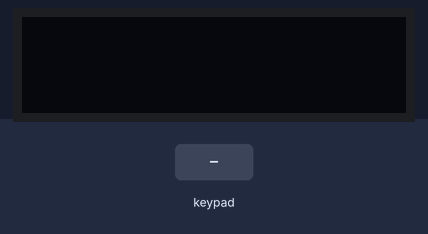
This sketch was run on a simulated Arduino Uno, built with avr-gcc and run on an emulated ATmega328P. Shown: 128×32 one-colour display. The test bench sets the inputs (shaded band). What the sketch prints to the serial monitor is not drawn.

Above: at 2.3 s.
2.4 s: key 'D' pressed
At 4.1 s:
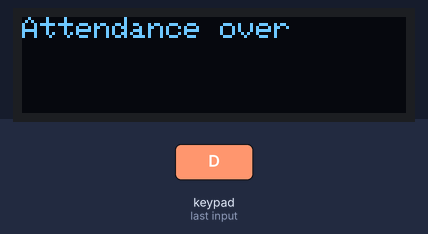
4.9 s: keypad keys 9 8 7 6 A pressed 0.4 s apart
At 6.8 s:
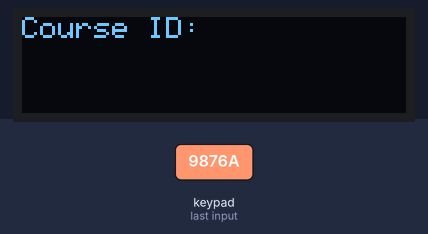
8.4 s: keypad keys 9 8 7 6 D pressed 0.4 s apart
At 10.2 s:
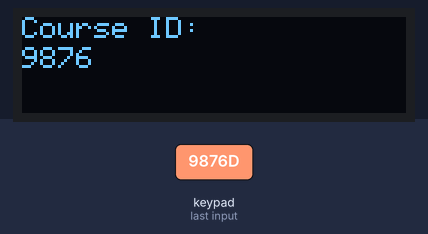
12.5 s: key 'B' pressed
At 13.6 s:
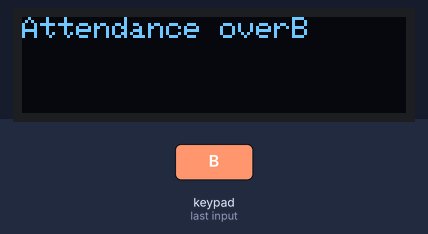
14.0 s: key 'C' pressed
At 14.5 s:
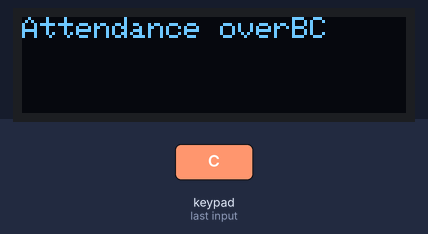
15.5 s: keypad keys 9 8 7 6 # pressed 0.4 s apart
At 18.2 s:
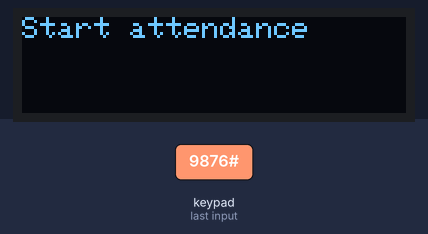
Timing chart, 0 to 19.7 s (numbered marks = the images above; inputs shaded):
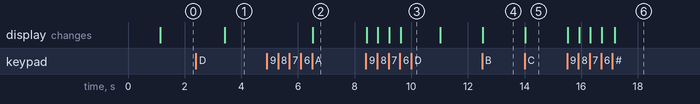

The sketch:

FinalArduinoCode.ino
```cpp
#include <Keypad.h>
#include <Adafruit_GFX.h>
#include <Wire.h>
#include <Adafruit_SSD1306.h>
#include <Adafruit_Fingerprint.h>
#include <SoftwareSerial.h>
SoftwareSerial mySerial(12, 13);
SoftwareSerial sw(2,3);
Adafruit_Fingerprint finger = Adafruit_Fingerprint(&mySerial);

#define OLED_RESET 4
Adafruit_SSD1306 display(OLED_RESET);

int c=0,c2=0;

const byte numRows= 4; //number of rows on the keypad
const byte numCols= 4; //number of columns on the keypad

/*keymap defines the key pressed according to the row and columns just as appears on the keypad*/
char keymap[numRows][numCols]={{'1','2','3','A'},{'4','5','6','B'},{'7','8','9','C'},{'*','0','#','D'}};

//Code that shows the the keypad connections to the arduino terminals
byte rowPins[numRows] = {9,8,7,6}; //Rows 0 to 3
byte colPins[numCols]= {5,4,10,11}; //Columns 0 to 3 3 changed 10, 2 to 11

String courseId="";
char keypressed;

//initializes an instance of the Keypad class
Keypad myKeypad= Keypad(makeKeymap(keymap), rowPins, colPins, numRows, numCols);

void setup()
{
  Serial.begin(115200);
  while (!Serial);  // For Yun/Leo/Micro/Zero/...
  delay(100);
  Serial.println("\n\nAdafruit finger detect test");

  // set the data rate for the sensor serial port
  finger.begin(57600);

  if (finger.verifyPassword()) {
    Serial.println("Found fingerprint sensor!");
  } else {
    Serial.println("Did not find fingerprint sensor :(");
    while (1) { delay(1); }
  }

  finger.getTemplateCount();
  Serial.print("Sensor contains "); Serial.print(finger.templateCount); Serial.println(" templates");
  Serial.println("Waiting for valid finger...");

   display.begin(SSD1306_SWITCHCAPVCC, 0x3C);// initialize with the I2C addr 0x3C (for the 128x32)(initializing the display)
  display.clearDisplay();
  display.setTextColor(WHITE);
  display.setTextSize(1);
  display.setCursor(0,0);

}

//If key is pressed, this key is stored in keypressed variable
//If key is not equal to NO_KEY, then this key is printed out
//if count=17, then count is reset back to 0 (this means no key is pressed during the whole keypad scan process
void loop()
{
// display.print("Course ID:");
 //display.setCursor(0,10);

  keypressed=myKeypad.getKey();
  if(keypressed=='A')
  {
    display.clearDisplay();
    display.setCursor(0,0);
    display.print("Course ID:");
    display.setCursor(0,10);
    c2=1;
  }
   else if(keypressed=='#'&&c==0&&c2==1)
   {
    display.clearDisplay();
    display.setCursor(0,0);
    display.print("Start attendance");
    c=1;
   // while(1)
    //{
   // getFingerprintIDez();
   // }
   // delay(50);

   }
   else if(keypressed=='D')
   {
    display.clearDisplay();
    display.setCursor(0,0);
    display.print("Attendance over");
    c=0;
    mySerial.end();
    sw.begin(115200);
    String postdata="Dcourse_id=" + courseId ;
    Serial.println(postdata);
    sw.print(postdata);
    sw.println();
    sw.end();
    finger.begin(57600);
    courseId="";
   }
   else if(c==0&&c2==1)
   {
       keypadData(keypressed);
   }
  if(c==1)
  {
   // Serial.println(courseId);
   // Serial.println("startttttt");
    //display.clearDisplay();
    display.setCursor(0,10);
     int id=getFingerprintIDez();
     if(id!=-1)
     {
      mySerial.end();
       sw.begin(115200);
      String postdata="finger_id=" + (String)id + "&course_id=" + courseId +"&attendance="+ '1';
      Serial.println(postdata);
       sw.print(postdata);
      sw.println();
      sw.end();
      finger.begin(57600);
     }
     //delay(50);
  }
  display.display();
}

void keypadData(char keypressed)
{
  if(keypressed)
    display.print(keypressed);
   if(keypressed!=NO_KEY)
   {
    if(keypressed=='0'||keypressed=='1'||keypressed=='2'||keypressed=='3'||keypressed=='4'||keypressed=='5'||keypressed=='6'||keypressed=='7'||keypressed=='8'||keypressed=='9')
      courseId+=keypressed;
   }

}


uint8_t getFingerprintID() {
  Serial.println("hi");
  uint8_t p = finger.getImage();
  switch (p) {
    case FINGERPRINT_OK:
      Serial.println("Image taken");
      break;
    case FINGERPRINT_NOFINGER:
      Serial.println("No finger detected");
      return p;
    case FINGERPRINT_PACKETRECIEVEERR:
      Serial.println("Communication error");
      return p;
    case FINGERPRINT_IMAGEFAIL:
      Serial.println("Imaging error");
      return p;
    default:
      Serial.println("Unknown error");
      return p;
  }

  // OK success!

  p = finger.image2Tz();
  switch (p) {
    case FINGERPRINT_OK:
      Serial.println("Image converted");
      break;
    case FINGERPRINT_IMAGEMESS:
      Serial.println("Image too messy");
      return p;
    case FINGERPRINT_PACKETRECIEVEERR:
      Serial.println("Communication error");
      return p;
    case FINGERPRINT_FEATUREFAIL:
      Serial.println("Could not find fingerprint features");
      return p;
    case FINGERPRINT_INVALIDIMAGE:
      Serial.println("Could not find fingerprint features");
      return p;
    default:
      Serial.println("Unknown error");
      return p;
  }

  // OK converted!
  p = finger.fingerFastSearch();
  if (p == FINGERPRINT_OK) {
    Serial.println("Found a print match!");
  } else if (p == FINGERPRINT_PACKETRECIEVEERR) {
    Serial.println("Communication error");
    return p;
  } else if (p == FINGERPRINT_NOTFOUND) {
    Serial.println("Did not find a match");
    return p;
  } else {
    Serial.println("Unknown error");
    return p;
  }

  // found a match!
  Serial.print("Found ID #"); Serial.print(finger.fingerID);
  Serial.print(" with confidence of "); Serial.println(finger.confidence);
  //delay(2000);
  return finger.fingerID;
}

// returns -1 if failed, otherwise returns ID #
int getFingerprintIDez() {
  //Serial.println("ok");
  uint8_t p = finger.getImage();

  if (p != FINGERPRINT_OK)  return -1;

  p = finger.image2Tz();
  if (p != FINGERPRINT_OK)  return -1;

  p = finger.fingerFastSearch();
  if (p != FINGERPRINT_OK)  return -1;

  // found a match!
    display.clearDisplay();
  display.setCursor(0,0);
  Serial.print("Found ID #"); Serial.print(finger.fingerID);
  Serial.print(" with confidence of "); Serial.println(finger.confidence);
  display.setCursor(0,10);
  display.print(finger.fingerID);
  display.print(" marked Present");
   //delay(5000);
  return finger.fingerID;
}
```

Measured:
- after the input at 2.4 s, the display: changes after 1.0 s (image 1)
- after the input at 4.9 s, the display: changes after 1.6 s (image 2)
- after the input at 8.4 s, the display: first changes at once (image 3 shows a later state)
- after the input at 12.5 s, the display: changes at once (image 4)
- after the input at 14.0 s, the display: changes at once (image 5)
- after the input at 15.5 s, the display: first changes at once (image 6 shows a later state)
